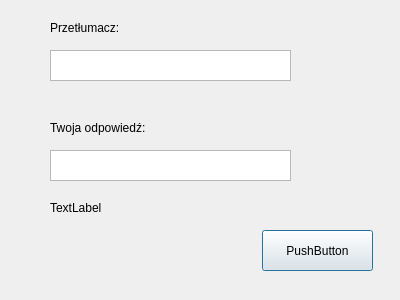
<?xml version="1.0" encoding="UTF-8"?>
<ui version="4.0">
 <class>Quizdialog</class>
 <widget class="QDialog" name="Quizdialog">
  <property name="geometry">
   <rect>
    <x>0</x>
    <y>0</y>
    <width>400</width>
    <height>300</height>
   </rect>
  </property>
  <property name="windowTitle">
   <string>Dialog</string>
  </property>
  <widget class="QTextBrowser" name="textBrowser">
   <property name="geometry">
    <rect>
     <x>50</x>
     <y>50</y>
     <width>241</width>
     <height>31</height>
    </rect>
   </property>
  </widget>
  <widget class="QLabel" name="label">
   <property name="geometry">
    <rect>
     <x>50</x>
     <y>20</y>
     <width>121</width>
     <height>16</height>
    </rect>
   </property>
   <property name="text">
    <string>Przetłumacz:</string>
   </property>
  </widget>
  <widget class="QLabel" name="label_2">
   <property name="geometry">
    <rect>
     <x>50</x>
     <y>120</y>
     <width>121</width>
     <height>16</height>
    </rect>
   </property>
   <property name="text">
    <string>Twoja odpowiedź:</string>
   </property>
  </widget>
  <widget class="QTextEdit" name="textEdit">
   <property name="geometry">
    <rect>
     <x>50</x>
     <y>150</y>
     <width>241</width>
     <height>31</height>
    </rect>
   </property>
  </widget>
  <widget class="QPushButton" name="pushButton">
   <property name="geometry">
    <rect>
     <x>262</x>
     <y>230</y>
     <width>111</width>
     <height>41</height>
    </rect>
   </property>
   <property name="text">
    <string>PushButton</string>
   </property>
  </widget>
  <widget class="QLabel" name="label_3">
   <property name="geometry">
    <rect>
     <x>50</x>
     <y>200</y>
     <width>55</width>
     <height>16</height>
    </rect>
   </property>
   <property name="text">
    <string>TextLabel</string>
   </property>
  </widget>
 </widget>
 <resources/>
 <connections/>
</ui>
